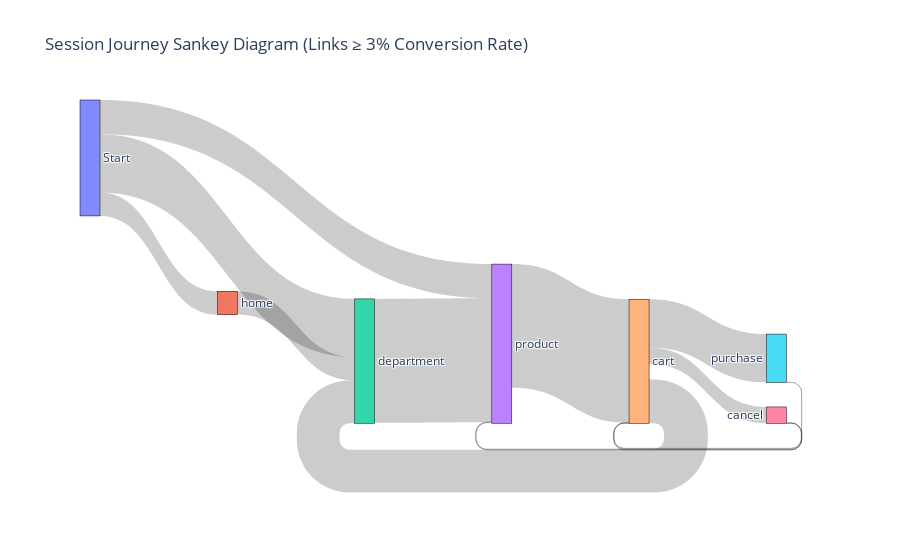

Here is the notebook cell this chart was saved with:
### Code cell
journeys = dat[dat['date'] >= dt.date(2023, 1, 1)]['event_sequence']

desired_order = ['Start', 'home', 'department', 'product', 'cart', 'purchase', 'cancel']

transitions = Counter()
for journey in journeys:
    journey = list(journey)
    transitions[('Start', journey[0])] += 1
    for a, b in zip(journey[:-1], journey[1:]):
        transitions[(a, b)] += 1

# Calculate base counts for each source node
base_counts = Counter()
for (a, b), v in transitions.items():
    base_counts[a] += v

# Filter links by conversion rate threshold (e.g., 3%)
MIN_CONV_RATE = 1.0 
filtered_transitions = {}
for (a, b), v in transitions.items():
    conv_rate = v / base_counts[a] * 100
    if conv_rate >= MIN_CONV_RATE:
        filtered_transitions[(a, b)] = v

# Only keep nodes that are in the desired order and present in filtered_transitions
present_nodes = set()
for a, b in filtered_transitions:
    present_nodes.add(a)
    present_nodes.add(b)
unique_labels = [label for label in desired_order if label in present_nodes]

label_idx = {label: i for i, label in enumerate(unique_labels)}

# Prepare source, target, value, and custom_labels lists
source = []
target = []
value = []
custom_labels = []

for (a, b), v in filtered_transitions.items():
    if a in label_idx and b in label_idx:
        source.append(label_idx[a])
        target.append(label_idx[b])
        value.append(v)
        base = base_counts[a]
        if base > 0:
            rate = v / base * 100
            custom_labels.append(f"{a} → {b}<br>{v} ({rate:.1f}%)")
        else:
            custom_labels.append(f"{a} → {b}<br>{v}")

fig = go.Figure(go.Sankey(
    node=dict(
        pad=15,
        thickness=20,
        line=dict(color="black", width=0.5),
        label=unique_labels
    ),
    link=dict(
        source=source,
        target=target,
        value=value,
        label=custom_labels
    )
))

fig.update_layout(title_text="Session Journey Sankey Diagram (Links ≥ 3% Conversion Rate)", font_size=12)
fig.show()

### Figure 1 — Plotly figure (JSON) as saved in the notebook; plotly's stock layout.template omitted (floating-point values rounded to 4 significant figures)
{"data": [{"link": {"label": ["cart → product<br>3137 (1.0%)", "Start → home<br>66314 (20.1%)", "home → department<br>66143 (99.4%)", "department → product<br>350949 (99.0%)", "purchase → cart<br>218 (99.1%)", "cart → department<br>121079 (39.4%)", "cart → cancel<br>46258 (15.1%)", "cancel → product<br>16 (1.8%)", "product → cart<br>350216 (98.6%)", "cart → purchase<br>136677 (44.5%)", "Start → department<br>165210 (50.2%)", "Start → product<br>96959 (29.4%)", "cancel → cart<br>867 (98.2%)"], "source": [4, 0, 1, 2, 5, 4, 4, 6, 3, 4, 0, 0, 6], "target": [3, 1, 2, 3, 4, 2, 6, 3, 4, 5, 2, 3, 4], "value": [3137, 66314, 66143, 350949, 218, 121079, 46258, 16, 350216, 136677, 165210, 96959, 867]}, "node": {"label": ["Start", "home", "department", "product", "cart", "purchase", "cancel"], "line": {"color": "black", "width": 0.5}, "pad": 15, "thickness": 20}, "type": "sankey"}], "layout": {"font": {"size": 12}, "title": {"text": "Session Journey Sankey Diagram (Links ≥ 3% Conversion Rate)"}}}
